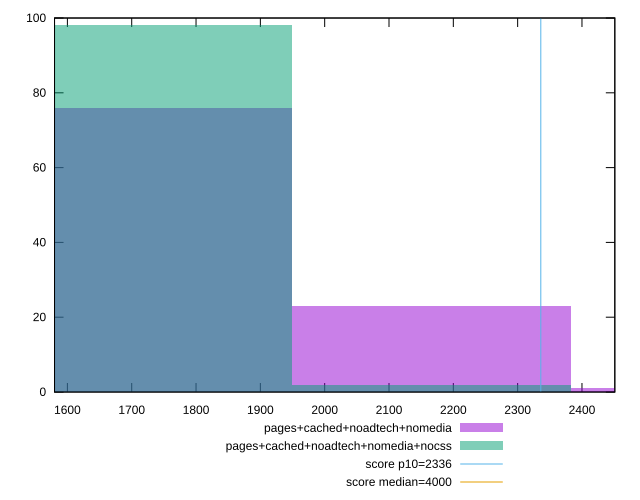

Recreate this plot in gnuplot.
reset

$pagesCachedNoadtechNomedia <<EOF
2599.6328901658417 1
2166.360741804868 23
1733.0885934438945 76
EOF

$pagesCachedNoadtechNomediaNocss <<EOF
2166.360741804868 2
1733.0885934438945 98
EOF

set key outside below
set boxwidth 433.27214836097363
set xrange [1580.0095:2451.071]
set yrange [0:100]
set trange [0:100]
set style fill transparent solid 0.5 noborder

set parametric
set terminal svg size 640, 500 enhanced background rgb 'white'
set output "report_00019_2021-02-10T18-14-37.922Z//first-contentful-paint/comparison/histogram/3_vs_4.svg"

plot $pagesCachedNoadtechNomedia title "pages+cached+noadtech+nomedia" with boxes, \
     $pagesCachedNoadtechNomediaNocss title "pages+cached+noadtech+nomedia+nocss" with boxes, \
     2336,t title "score p10=2336", \
     4000,t title "score median=4000"

reset
